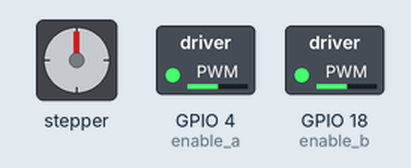
Recording of a program running on a simulated Raspberry Pi (BCM pin numbers). Shown: stepper motor, switched loads named in the program (green lamp = pin HIGH). The stepper is drawn at 2048 steps a turn; pins used as bus, display or sensor lines are not drawn. At 10.0 s the program stops and its outputs stay as they are.

Above: at 0.1 s.
At 1.1 s:
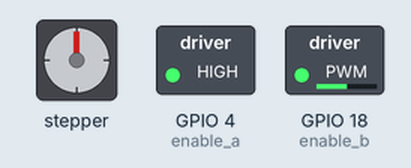
At 10.1 s:
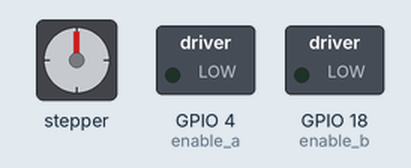
Timing chart, 0 to 11.5 s (numbered marks = the images above):
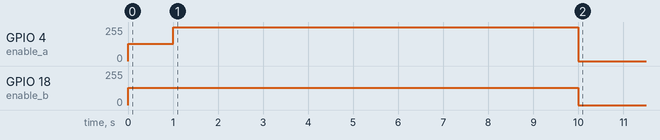

The program:

CarMotor.py
```python
import RPi.GPIO as GPIO
import time

# Variables

# delay = 0.0055
# steps = 5000

GPIO.setmode(GPIO.BCM)
GPIO.setwarnings(False)

# Enable GPIO pins for  ENA and ENB for stepper
# a Green, A1 Dark Blue, A2 Purple - Turning
enable_a = 4
# b Orange, B1 Red, B2 Yellow
enable_b = 18

# Enable pins for IN1-4 to control step sequence

coil_A_1_pin = 27
coil_A_2_pin = 22
coil_B_1_pin = 23
coil_B_2_pin = 24

# Set pin states

GPIO.setup(enable_a, GPIO.OUT)
GPIO.setup(enable_b, GPIO.OUT)

GPIO.setup(coil_A_1_pin, GPIO.OUT)
GPIO.setup(coil_A_2_pin, GPIO.OUT)
GPIO.setup(coil_B_1_pin, GPIO.OUT)
GPIO.setup(coil_B_2_pin, GPIO.OUT)

# Set ENA and ENB to high to enable stepper

GPIO.output(enable_a, True)
GPIO.output(enable_b, True)

tspeedpwm = GPIO.PWM(enable_a, 100)

speedpwm = GPIO.PWM(enable_b, 100)
speedpwm.start(50)

# Function for step sequence
def tsetStep(w1, w2):
    GPIO.output(coil_A_1_pin, w1)
    GPIO.output(coil_A_2_pin, w2)

def setStep(w1, w2):
    GPIO.output(coil_B_1_pin, w1)
    GPIO.output(coil_B_2_pin, w2)

# Front
setStep(0,1)

tspeedpwm.start(50)

for i in range(1,6):
    # Left
    tsetStep(1,0)
    time.sleep(1)

    tspeedpwm.start(100)

    # Right
    tsetStep(0,1)
    time.sleep(1)

# Back
#setStep(1,0)
#time.sleep(2)


# def setStep(w1, w2, w3, w4):
#  GPIO.output(coil_A_1_pin, w1)
#  GPIO.output(coil_A_2_pin, w2)
#  GPIO.output(coil_B_1_pin, w3)
#  GPIO.output(coil_B_2_pin, w4)

# loop through step sequence based on number of steps

# for i in range(0, steps):
#    setStep(1,0)
#    time.sleep(delay)
#    setStep(0,1)
#    time.sleep(delay)

# for i in range(0, steps):
#    setStep(1,0,1,0)
#    time.sleep(delay)
#    setStep(0,1,1,0)
#    time.sleep(delay)
#    setStep(0,1,0,1)
#    time.sleep(delay)
#    setStep(1,0,0,1)
#    time.sleep(delay)

# Reverse previous step sequence to reverse motor direction

# for i in range(0, steps):
#    setStep(1,0,0,1)
#    time.sleep(delay)
#    setStep(0,1,0,1)
#    time.sleep(delay)
#    setStep(0,1,1,0)
#    time.sleep(delay)
#    setStep(1,0,1,0)
#    time.sleep(delay)

GPIO.output(enable_a, False)
GPIO.output(enable_b, False)
tspeedpwm.stop()
speedpwm.stop()

GPIO.cleanup()
```

Measured:
- by itself, GPIO 4 (enable_a): 0/255 → 128/255 at 0.00 s, → 255/255 1.0 s later, → 0/255 9.0 s later
- by itself, GPIO 18 (enable_b): 0/255 → 128/255 at 0.00 s, → 0/255 10.0 s later
